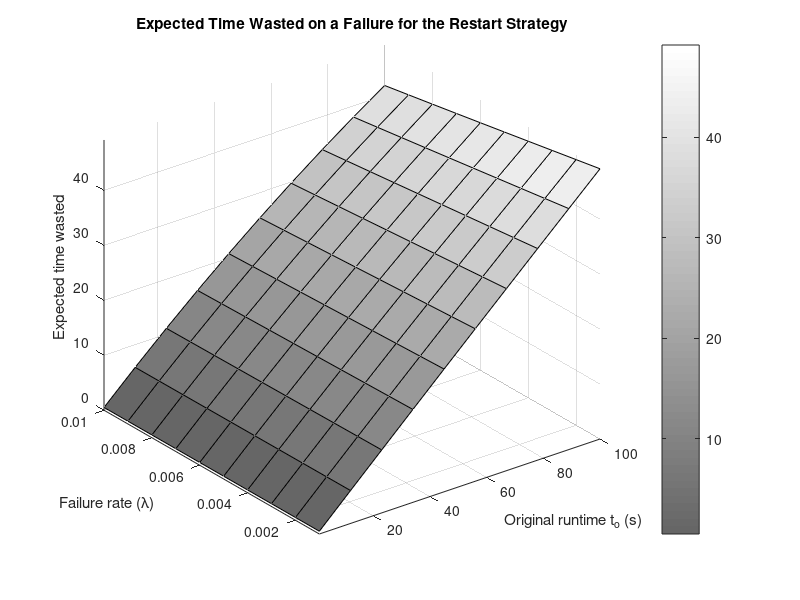
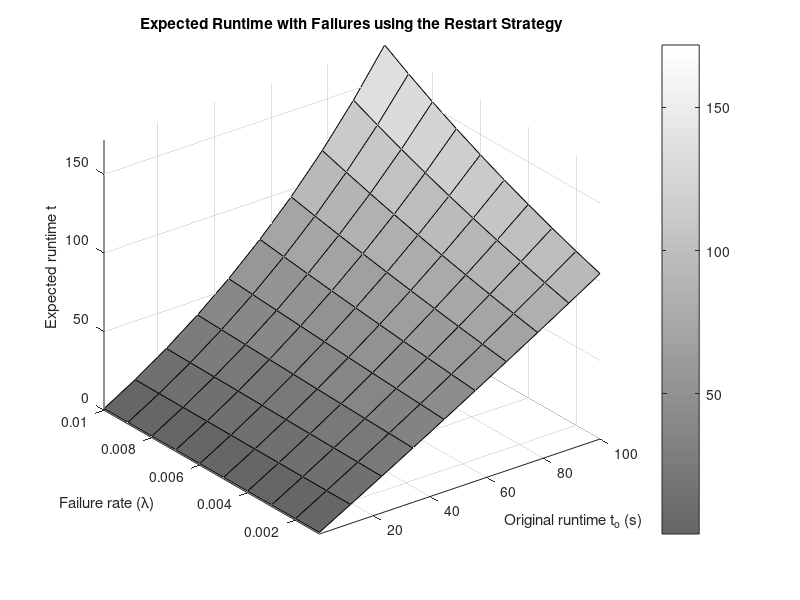
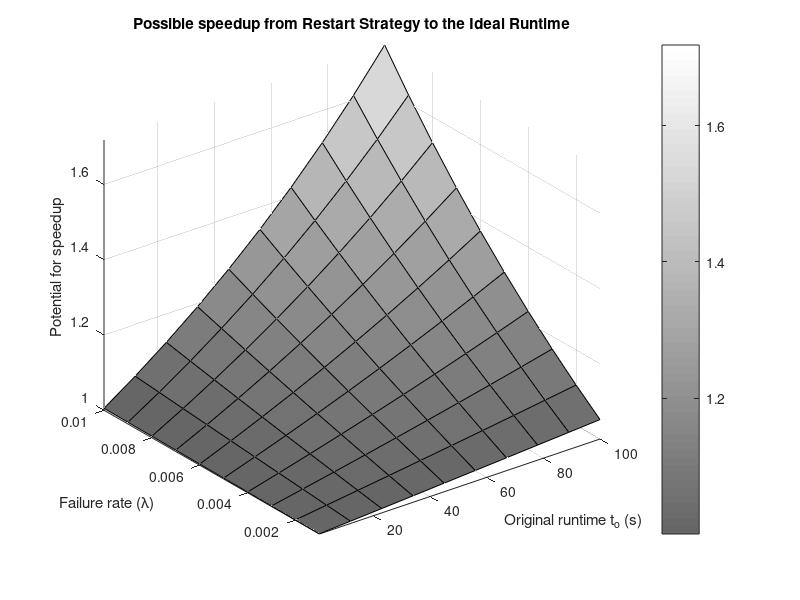
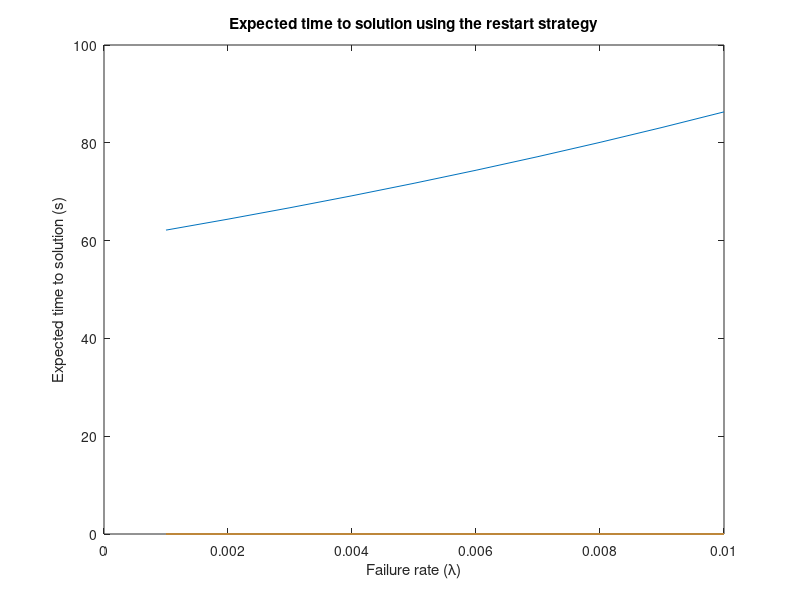

MATLAB code to generate these figures, in order:
lambdaV = linspace(0.001, 0.01, 10);
tV = linspace(1, 100, 10);

eX = zeros(length(lambdaV), length(tV));
eT = zeros(length(lambdaV), length(tV));
sT = zeros(length(lambdaV), length(tV));
for row = 1:length(lambdaV)
    for col = 1:length(tV)
        lambda = lambdaV(row);
        t = tV(col);
        eX(row, col) = (1 - exp(-lambda * t) * (lambda * t + 1))/(lambda * (1 - exp(-lambda * t)));
        eT(row, col) = (1 - exp(-lambda * t))/(lambda * exp(-lambda * t));
        sT(row, col) = eT(row, col) / t;
    end
end
gc = figure;
colormap(gray * 0.6 + 0.4);
surf(tV, lambdaV, eX);
colorbar;
axis([1 100 0.001 0.01 0 inf]);
title('Expected Time Wasted on a Failure for the Restart Strategy')
xlabel('Original runtime t_o (s)');
ylabel('Failure rate (\lambda)');
zlabel('Expected time wasted');

%pos = get(gc,'Position');

saveas(gc,'C:\Users\vincent_bode\Desktop\VTStuff\GitSync\TUM\MA\res\expected-x.eps','epsc')
%print(gc,'C:\Users\vincent_bode\Desktop\VTStuff\GitSync\TUM\MA\res\expected-x.pdf','-dpdf') % then print it

gc = figure;
colormap(gray * 0.6 +0.4);
surf(tV, lambdaV, eT);
colorbar;
axis([1 100 0.001 0.01 0 inf]);
title('Expected Runtime with Failures using the Restart Strategy')
xlabel('Original runtime t_o (s)');
ylabel('Failure rate (\lambda)');
zlabel('Expected runtime t');

%pos = get(gc,'Position');
%set(gc,'PaperPositionMode','Auto','PaperUnits','Points','PaperSize',[pos(3), pos(4)])

saveas(gc,'C:\Users\vincent_bode\Desktop\VTStuff\GitSync\TUM\MA\res\expected-t.eps','epsc')


gc = figure;
colormap(gray * 0.6 +0.4);
surf(tV, lambdaV, sT);
colorbar;
axis([1 100 0.001 0.01 1 inf]);
title('Possible speedup from Restart Strategy to the Ideal Runtime')
xlabel('Original runtime t_o (s)');
ylabel('Failure rate (\lambda)');
zlabel('Potential for speedup');

%pos = get(gc,'Position');
%set(gc,'PaperPositionMode','Auto','PaperUnits','Points','PaperSize',[pos(3), pos(4)])

saveas(gc,'C:\Users\vincent_bode\Desktop\VTStuff\GitSync\TUM\MA\res\speedup-t.eps','epsc')


% eNewT = zeros(length(lambdaV), length(tV));
% for row = 1:length(lambdaV)
%     for col = 1:length(tV)
%         lambda = lambdaV(row);
%         t = tV(col);
%         eNewT(row, col) = (1 - exp(-lambda * t) * (lambda * t + 1))/(lambda * (1 - exp(-lambda * t)));
%     end
% end

gc = figure;
to=60;
tr=5;
eNewT = zeros(length(lambdaV));
for row = 1:length(lambdaV)
    lambda = lambdaV(row);
    eNewT(row) = ((1 - exp(-lambda .* to)) / (lambda * exp(-lambda .* to))) + ((exp(lambda .* to) - 1) .* tr);
end

plot(lambdaV, eNewT)
title('Expected time to solution using the restart strategy')
xlabel('Failure rate (\lambda)');
ylabel('Expected time to solution (s)');
saveas(gc,'C:\Users\vincent_bode\Desktop\VTStuff\GitSync\TUM\MA\res\restart-expectation.eps','epsc')
